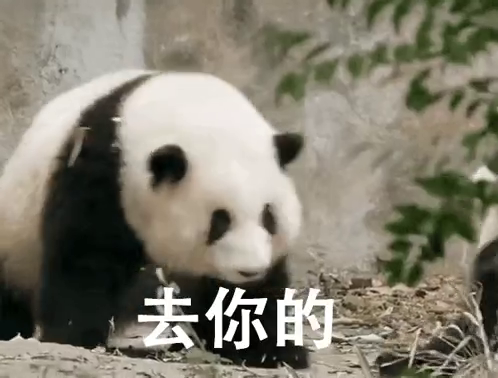
#> input picture frame 7 of video_v2/data/image_and_video/7.mp4, 498 x 378 px
$ python cartoonize1.py
#> lines starting #> are read from the running program, lines starting #| are printed output that depends on the picture; after the words box and inside, x2 and y2 are one past the last pixel; in counts of white or black regions, pixels touching at a corner belong together
import cv2
import numpy as np

def cartoonize_video(input_file, output_file):
    # 讀取影片
#> called with input_file = 'image_and_video/7.mp4', output_file = 'image_and_video/7.avi'
    cap = cv2.VideoCapture(input_file)
    height = int(cap.get(cv2.CAP_PROP_FRAME_HEIGHT))
    width = int(cap.get(cv2.CAP_PROP_FRAME_WIDTH))
    fps = cap.get(cv2.CAP_PROP_FPS)

    # 創建影片寫入器
    fourcc = cv2.VideoWriter_fourcc(*'XVID')
    out = cv2.VideoWriter(output_file, fourcc, fps, (width, height))

    while cap.isOpened():
        ret, frame = cap.read()
#> frame is the input picture: shape (378, 498, 3); mean B, G, R 112.2, 126.8, 131.3
        if not ret:
            break

        # 卡通化處理
        gray = cv2.cvtColor(frame, cv2.COLOR_BGR2GRAY)
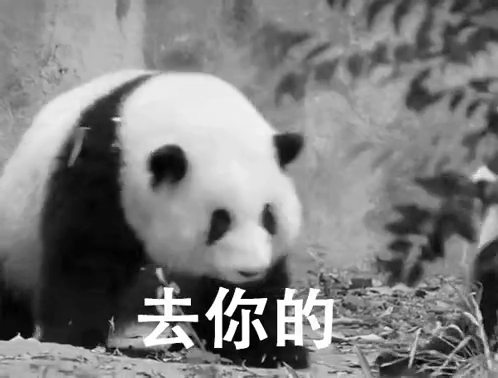
#> gray: shape (378, 498); min 0, max 255, mean 126.5
        gray = cv2.medianBlur(gray, 5)
        edges = cv2.adaptiveThreshold(gray, 255, cv2.ADAPTIVE_THRESH_MEAN_C, cv2.THRESH_BINARY, 9, 9)
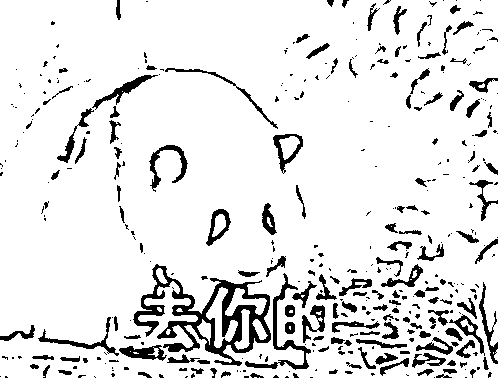
#> edges: shape (378, 498); 89.3% white; 379 black regions (227 under 20 px), largest, box (x1, y1, x2, y2) and area: (133, 264, 271, 366) 4048, (245, 273, 311, 370) 829, (149, 145, 188, 192) 483

        color = cv2.bilateralFilter(frame, 9, 300, 300)
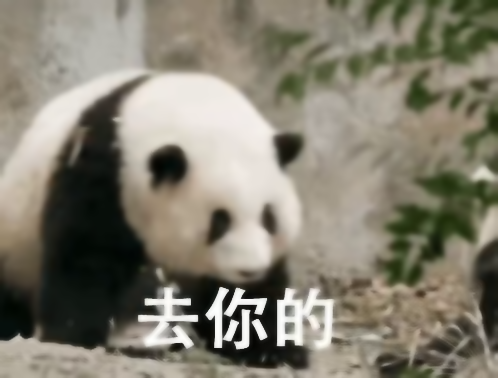
#> color: shape (378, 498, 3); mean B, G, R 112.2, 126.8, 131.3
        cartoon = cv2.bitwise_and(color, color, mask=edges)
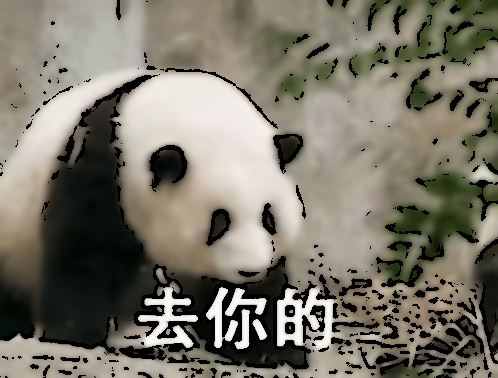
#> cartoon: shape (378, 498, 3); mean B, G, R 104.7, 117.8, 122

        # 寫入影片
        out.write(cartoon)

        # # 顯示卡通化影片
        # cv2.imshow('Cartoonize', cartoon)
        # if cv2.waitKey(1) & 0xFF == ord('q'):
        #     break

    # 釋放資源
    cap.release()
    out.release()
    cv2.destroyAllWindows()

# 輸入和輸出檔案名稱
input_video = 'image_and_video/7.mp4'
output_video = 'image_and_video/7.avi'

# 調用函數
cartoonize_video(input_video, output_video)

$ run again, starting later in the video
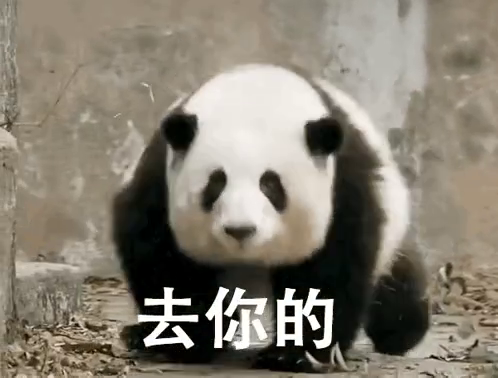
#> input picture frame 57 of video_v2/data/image_and_video/7.mp4, 498 x 378 px
#> in cartoonize_video, frame is the input picture: shape (378, 498, 3); mean B, G, R 113.6, 126.8, 133.8
#> in cartoonize_video, `edges = cv2.adaptiveThreshold(gray, 255, cv2.ADAPTIVE_THRESH_MEAN_C, c..`:
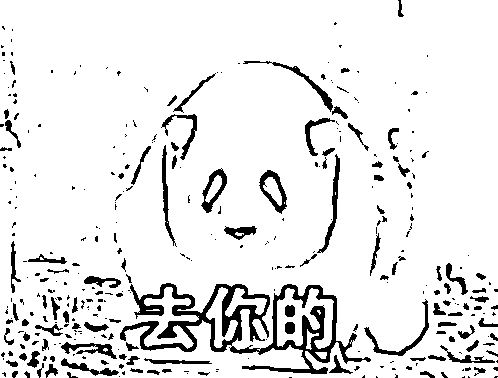
#> edges: shape (378, 498); 90.6% white; 336 black regions (220 under 20 px), largest, box (x1, y1, x2, y2) and area: (120, 283, 371, 374) 6123, (364, 299, 429, 356) 454, (317, 154, 340, 253) 447
#> in cartoonize_video, `cartoon = cv2.bitwise_and(color, color, mask=edges)`:
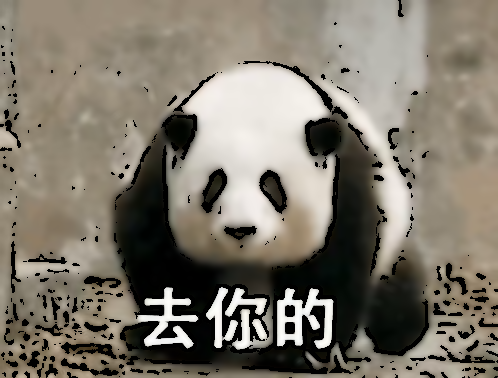
#> cartoon: shape (378, 498, 3); mean B, G, R 107.5, 119.6, 126.1
